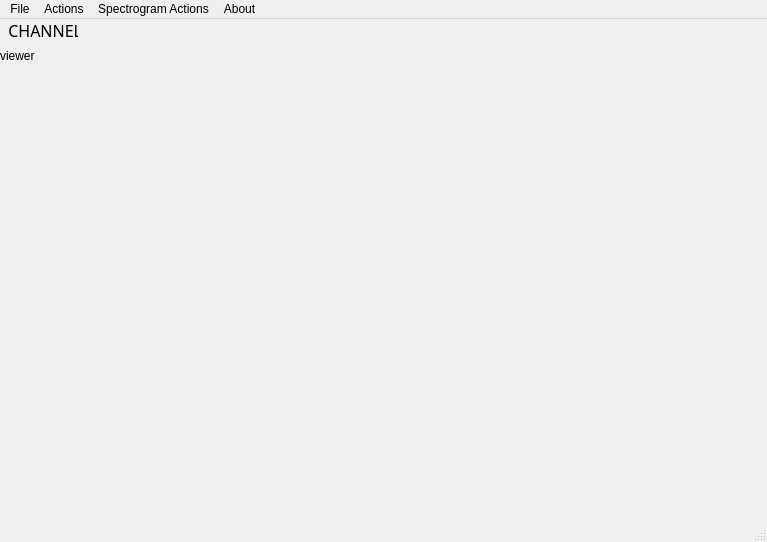
<?xml version="1.0" encoding="UTF-8"?>
<ui version="4.0">
 <class>mainWindow</class>
 <widget class="QMainWindow" name="mainWindow">
  <property name="geometry">
   <rect>
    <x>0</x>
    <y>0</y>
    <width>767</width>
    <height>542</height>
   </rect>
  </property>
  <property name="windowTitle">
   <string>BioMedical Signal Viewer</string>
  </property>
  <widget class="QWidget" name="centralwidget">
   <widget class="QWidget" name="">
    <property name="geometry">
     <rect>
      <x>0</x>
      <y>0</y>
      <width>91</width>
      <height>44</height>
     </rect>
    </property>
    <layout class="QHBoxLayout" name="horizontalLayout">
     <item>
      <layout class="QVBoxLayout" name="verticalLayout">
       <item>
        <widget class="QLabel" name="channel_label">
         <property name="maximumSize">
          <size>
           <width>16777215</width>
           <height>60</height>
          </size>
         </property>
         <property name="font">
          <font>
           <family>Yu Gothic UI Semibold</family>
           <pointsize>12</pointsize>
           <italic>false</italic>
          </font>
         </property>
         <property name="text">
          <string>  CHANNEL</string>
         </property>
        </widget>
       </item>
       <item>
        <widget class="QLabel" name="Channel">
         <property name="text">
          <string>viewer</string>
         </property>
        </widget>
       </item>
      </layout>
     </item>
     <item>
      <widget class="QLabel" name="spectro">
       <property name="text">
        <string/>
       </property>
      </widget>
     </item>
    </layout>
   </widget>
  </widget>
  <widget class="QMenuBar" name="menubar">
   <property name="geometry">
    <rect>
     <x>0</x>
     <y>0</y>
     <width>767</width>
     <height>21</height>
    </rect>
   </property>
   <widget class="QMenu" name="menuFile">
    <property name="title">
     <string>File</string>
    </property>
    <widget class="QMenu" name="menuOpen">
     <property name="title">
      <string>Open</string>
     </property>
     <addaction name="menuOpen_Ch1"/>
     <addaction name="menuOpen_Ch2"/>
     <addaction name="actionSpectro_Ch_1"/>
     <addaction name="actionSpectro_Ch2"/>
    </widget>
    <widget class="QMenu" name="menuSave_as">
     <property name="title">
      <string>Save as</string>
     </property>
     <addaction name="actionPDF"/>
    </widget>
    <addaction name="menuOpen"/>
    <addaction name="menuSave_as"/>
    <addaction name="actionExit"/>
   </widget>
   <widget class="QMenu" name="menuActions">
    <property name="title">
     <string>Actions</string>
    </property>
    <widget class="QMenu" name="menuChannel_1">
     <property name="title">
      <string>Channel 1</string>
     </property>
     <addaction name="actionShow_Hide"/>
     <addaction name="actionChange_Color"/>
     <addaction name="actionAdd_Title"/>
     <addaction name="actionPause"/>
     <addaction name="actionStop_3"/>
     <addaction name="Faster1_2"/>
     <addaction name="Slower1_2"/>
    </widget>
    <widget class="QMenu" name="menuChannel_2">
     <property name="title">
      <string>Channel 2</string>
     </property>
     <addaction name="actionShow_Hide_2"/>
     <addaction name="actionChange_Color_2"/>
     <addaction name="actionAdd_Title_2"/>
     <addaction name="actionPause_2"/>
     <addaction name="actionStop_4"/>
     <addaction name="Faster2_2"/>
     <addaction name="Slower2_2"/>
    </widget>
    <addaction name="menuChannel_1"/>
    <addaction name="menuChannel_2"/>
   </widget>
   <widget class="QMenu" name="menuAbout">
    <property name="title">
     <string>About</string>
    </property>
   </widget>
   <widget class="QMenu" name="menuSpectrogram_Actions">
    <property name="title">
     <string>Spectrogram Actions</string>
    </property>
    <widget class="QMenu" name="menuColor_Palettes">
     <property name="title">
      <string>Color Palettes</string>
     </property>
     <addaction name="actionPalette_1"/>
     <addaction name="actionPalette_2"/>
     <addaction name="actionPalette_3"/>
     <addaction name="actionPalette_4"/>
     <addaction name="actionPalette_5"/>
    </widget>
    <addaction name="menuColor_Palettes"/>
   </widget>
   <addaction name="menuFile"/>
   <addaction name="menuActions"/>
   <addaction name="menuSpectrogram_Actions"/>
   <addaction name="menuAbout"/>
  </widget>
  <widget class="QStatusBar" name="statusbar"/>
  <action name="menuOpen_Ch1">
   <property name="text">
    <string>Channel 1</string>
   </property>
  </action>
  <action name="menuOpen_Ch2">
   <property name="text">
    <string>Channel 2</string>
   </property>
  </action>
  <action name="actionSpectro_Ch_1">
   <property name="text">
    <string>Spectro-Ch 1</string>
   </property>
  </action>
  <action name="actionSpectro_Ch2">
   <property name="text">
    <string>Spectro-Ch2</string>
   </property>
  </action>
  <action name="menuSave_asImg">
   <property name="text">
    <string>Img</string>
   </property>
  </action>
  <action name="menuSave_asMp4">
   <property name="text">
    <string>mp4</string>
   </property>
  </action>
  <action name="actionPlay_Pause">
   <property name="text">
    <string>Play/Pause</string>
   </property>
  </action>
  <action name="actionZoom_in">
   <property name="text">
    <string>Zoom in</string>
   </property>
  </action>
  <action name="actionZoom_out">
   <property name="text">
    <string>Zoom out</string>
   </property>
  </action>
  <action name="actionPlay_Pause_2">
   <property name="text">
    <string>Play/Pause</string>
   </property>
  </action>
  <action name="actionZoom_in_2">
   <property name="text">
    <string>Zoom in</string>
   </property>
  </action>
  <action name="actionZoom_out_2">
   <property name="text">
    <string>Zoom out</string>
   </property>
  </action>
  <action name="actionStop">
   <property name="text">
    <string>Stop</string>
   </property>
  </action>
  <action name="actionSpectro">
   <property name="text">
    <string>Spectro</string>
   </property>
  </action>
  <action name="actionPlay_Pause_3">
   <property name="text">
    <string>Play/Pause</string>
   </property>
  </action>
  <action name="actionZoom_in_3">
   <property name="text">
    <string>Zoom in</string>
   </property>
  </action>
  <action name="actionZoom_out_3">
   <property name="text">
    <string>Zoom out</string>
   </property>
  </action>
  <action name="actionStop_2">
   <property name="text">
    <string>Stop</string>
   </property>
  </action>
  <action name="actionSpectro_2">
   <property name="text">
    <string>Spectro</string>
   </property>
  </action>
  <action name="actionExit_App">
   <property name="text">
    <string>Exit App</string>
   </property>
  </action>
  <action name="actionExit">
   <property name="text">
    <string>Exit</string>
   </property>
  </action>
  <action name="actionShow_Hide">
   <property name="text">
    <string>Show/Hide</string>
   </property>
  </action>
  <action name="actionChange_Color">
   <property name="text">
    <string>Change Color</string>
   </property>
  </action>
  <action name="actionShow_Hide_2">
   <property name="text">
    <string>Show/Hide</string>
   </property>
  </action>
  <action name="actionChange_Color_2">
   <property name="text">
    <string>Change Color</string>
   </property>
  </action>
  <action name="actionFull_Window">
   <property name="text">
    <string>Full Window</string>
   </property>
  </action>
  <action name="actionPalette_1">
   <property name="text">
    <string>Palette 1</string>
   </property>
  </action>
  <action name="actionPalette_2">
   <property name="text">
    <string>Palette 2</string>
   </property>
  </action>
  <action name="actionPalette_3">
   <property name="text">
    <string>Palette 3</string>
   </property>
  </action>
  <action name="actionPalette_4">
   <property name="text">
    <string>Palette 4</string>
   </property>
  </action>
  <action name="actionPalette_5">
   <property name="text">
    <string>Palette 5</string>
   </property>
  </action>
  <action name="actionPDF">
   <property name="text">
    <string>PDF</string>
   </property>
  </action>
  <action name="actionAdd_Title">
   <property name="text">
    <string>Play</string>
   </property>
  </action>
  <action name="actionAdd_Title_2">
   <property name="text">
    <string>Play </string>
   </property>
  </action>
  <action name="actionPause">
   <property name="text">
    <string>Pause</string>
   </property>
  </action>
  <action name="actionStop_3">
   <property name="text">
    <string>Stop</string>
   </property>
  </action>
  <action name="actionPause_2">
   <property name="text">
    <string>Pause</string>
   </property>
  </action>
  <action name="actionStop_4">
   <property name="text">
    <string>Stop</string>
   </property>
  </action>
  <action name="Faster1">
   <property name="text">
    <string>Faster</string>
   </property>
  </action>
  <action name="Faster2">
   <property name="text">
    <string>Faster</string>
   </property>
   <property name="shortcutVisibleInContextMenu">
    <bool>false</bool>
   </property>
  </action>
  <action name="Faster1_2">
   <property name="text">
    <string>Faster</string>
   </property>
  </action>
  <action name="Slower1_2">
   <property name="text">
    <string>Slower</string>
   </property>
  </action>
  <action name="Faster2_2">
   <property name="text">
    <string>Faster</string>
   </property>
  </action>
  <action name="Slower2_2">
   <property name="text">
    <string>Slower</string>
   </property>
  </action>
 </widget>
 <resources/>
 <connections/>
</ui>
